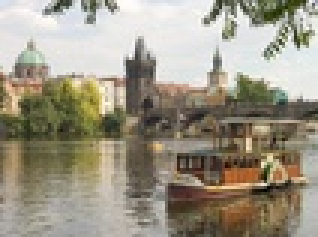
%> input picture inputSeamCarvingPrague.jpg, 106 x 79 px, shrunk from 640 x 480 before the run (shown 3 times larger)
$ octave seam_carving_decrease_height.m   (GNU Octave 9; MATLAB toolbox functions it lacks are replaced by stand-ins)
%> lines starting %> are read from the running program, lines starting %| are printed output that depends on the picture
### energy_img.m
% compute the gradient magnituede
function energyImg  = energy_img(img)
img_gray = rgb2gray(img);
[x,y] = imgradientxy(img_gray);   % compute the x and y-directional gradienst
[energyImg ,~] = imgradient(x,y);

### cumulative_min_energy_map.m
% [45 lines of commented-out code are left out]


function cumulativeEnergyMap = cumulative_min_energy_map(energyImg,seamDirection)
[numRow,numCol] = size(energyImg);

if(strcmp(seamDirection, 'HORIZONTAL'))
    horizontal_map = zeros(numRow,numCol);   %initialize to all zeros
    first_column = energyImg(:,1);
    horizontal_map(:,1) = first_column;    %initialize the first row value

    for i=2:numCol
       for j=1:numRow
           if (j==1)
               horizontal_map(j,i)= energyImg(j,i) + min(horizontal_map(j,i-1),horizontal_map(j+1,i-1));
           elseif(j==numRow)
               horizontal_map(j,i)= energyImg(j,i) + min(horizontal_map(j-1,i-1),horizontal_map(j,i-1));
           else
               horizontal_map(j,i)= energyImg(j,i) + min(horizontal_map(j-1,i-1),min(horizontal_map(j,i-1),horizontal_map(j+1,i-1)));
           end
       end
    end
    cumulativeEnergyMap = horizontal_map;
elseif(strcmp(seamDirection, 'VERTICAL'))
    vertical_map = zeros(numRow,numCol);   %initialize to all zeros
    first_row = energyImg(1,:);
    vertical_map(1,:) = first_row;    %initialize the first row value

    for i=2:numRow
       for j=1:numCol
           if (j==1)
               vertical_map(i,j)= energyImg(i,j) + min(vertical_map(i-1,j),vertical_map(i-1,j+1));
           elseif(j==numCol)
               vertical_map(i,j)= energyImg(i,j) + min(vertical_map(i-1,j-1),vertical_map(i-1,j));
           else
               vertical_map(i,j)= energyImg(i,j) + min(vertical_map(i-1,j-1),min(vertical_map(i-1,j),vertical_map(i-1,j+1)));
           end
       end
    end
    cumulativeEnergyMap = vertical_map;
end

### find_horizontal_seam.m
function horizontalSeam = find_horizontal_seam(cumulativeEnergyMap)
[rowNum,colNum] = size(cumulativeEnergyMap);
[~,rowInd] = min(cumulativeEnergyMap(:,end));  % find the minimum pixel in the last coulmn and its row index
horizontalSeam = zeros(1,colNum);   % intialize the horizontal seam
horizontalSeam(1,colNum) = rowInd;   % the row index for last column

s1 = Inf;
s2 = Inf;
s3 = Inf;

for i=colNum:-1:2
    if rowInd - 1 > 0
        s1 = cumulativeEnergyMap(rowInd - 1, i-1);  % left up
    end
    if rowInd + 1 <= rowNum
        s2 = cumulativeEnergyMap(rowInd + 1, i-1);   % left down
    end

    s3 = cumulativeEnergyMap(rowInd, i-1);     % left middle

    if s1 < min(s2, s3)
        rowInd = rowInd - 1;
        horizontalSeam(1, i - 1) = rowInd;
    elseif s2 < min(s1, s3)
        rowInd = rowInd + 1;
        horizontalSeam(1, i - 1) = rowInd;
    else
        horizontalSeam(1, i - 1) = rowInd;
    end


    s1 = Inf;
    s2 = Inf;
    s3 = Inf;
end

### decrease_height.m
function [reducedColorImg,reducedEnergyImg] = decrease_height(im,energyImg)
cumulativeEnergyMap = cumulative_min_energy_map(energyImg,'HORIZONTAL');
hor_seam = find_horizontal_seam(cumulativeEnergyMap);
[rowNum,colNum] = size(energyImg);

reducedColorImg(:,:,1:3) = zeros(rowNum-1,colNum,3);    % initialize 3D and 2D matrix with shortter width
reducedEnergyImg = zeros(rowNum-1,colNum);

for i=1:colNum
    img_col_ch1 = im(:,i,1);
    img_col_ch2 = im(:,i,2);
    img_col_ch3 = im(:,i,3);
    energy_col = energyImg(:,i);

    remove_rowInd = hor_seam(1,i);

    img_col_ch1(remove_rowInd)=[];   % remove the row pixel in every vector
    img_col_ch2(remove_rowInd)=[];
    img_col_ch3(remove_rowInd)=[];
    energy_col(remove_rowInd)=[];

    reducedColorImg(:,i,1) = img_col_ch1; % update to return matrixs
    reducedColorImg(:,i,2) = img_col_ch2;
    reducedColorImg(:,i,3) = img_col_ch3;
    reducedEnergyImg(:,i) = energy_col;
end
reducedColorImg = uint8(reducedColorImg);

### seam_carving_decrease_height.m
prague = imread('inputSeamCarvingPrague.jpg');
%> prague is the input picture: size 79x106x3 uint8; mean R, G, B 156.5, 149.7, 132.7
energyImg = energy_img(prague);

for i=1:50
    [prague,energyImg] = decrease_height(prague,energyImg);
end
%> this loop made 50 passes
%> pass 1, in cumulative_min_energy_map, `cumulativeEnergyMap = horizontal_map;`:
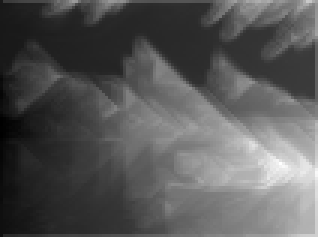
%> cumulativeEnergyMap: size 79x106 double (shown 3 times larger); min 282.3, max 6732.5, mean 2507.5; drawn with min black and max white
%> pass 1, `[prague,energyImg] = decrease_height(prague,energyImg);`:
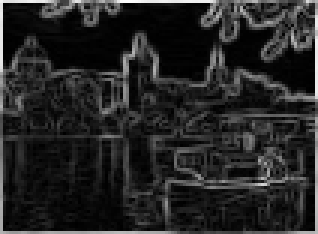
%> energyImg: size 78x106 double (shown 3 times larger); min 0, max 1010, mean 149.9; drawn with min black and max white

imwrite(prague, 'outputReduceHeightPrague.png');
imagesc(prague);


% second picture

mall = imread('inputSeamCarvingMall.jpg');
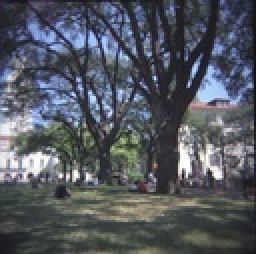
%> input picture inputSeamCarvingMall.jpg, 128 x 127 px, shrunk from 775 x 769 before the run (shown 2 times larger)
%> mall is the input picture: size 127x128x3 uint8; mean R, G, B 83.7, 88.3, 96.3
energyImg = energy_img(mall);

for i=1:50
    [mall,energyImg] = decrease_height(mall,energyImg);
end
%> this loop made 50 passes
%> pass 1, in cumulative_min_energy_map (call 51), `cumulativeEnergyMap = horizontal_map;`:
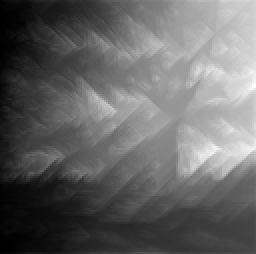
%> cumulativeEnergyMap: size 127x128 double (shown 2 times larger); min 105.1, max 8330.4, mean 3401.5; drawn with min black and max white
%> pass 1, `[mall,energyImg] = decrease_height(mall,energyImg);`:
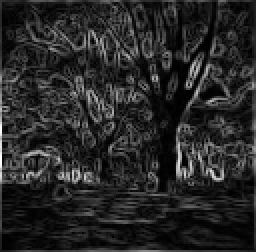
%> energyImg: size 126x128 double (shown 2 times larger); min 0, max 947.1, mean 146.2; drawn with min black and max white
%> after the loop:
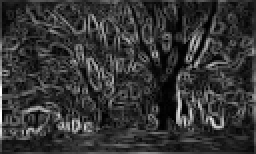
%> energyImg: size 77x128 double (shown 2 times larger); min 0, max 947.1, mean 195.8; drawn with min black and max white
%> after the loop:
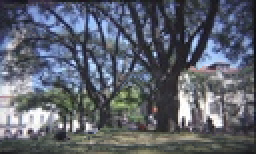
%> mall: size 77x128x3 uint8 (shown 2 times larger); mean R, G, B 93.6, 98.6, 109.6

imwrite(mall, 'outputReduceHeightMall.png');
imagesc(mall);
